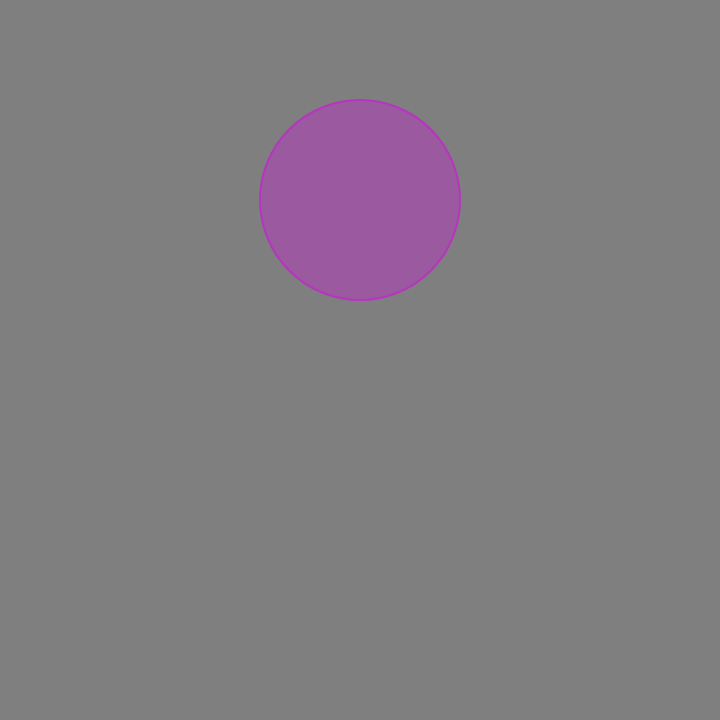
Frame 1 (no input)
Frame 60 (no input): identical to frame 1, image omitted
Frame 120 (the mouse pressed at the canvas centre since frame 60): identical to frame 1, image omitted

The p5.js sketch that drew this single still picture (run headless with seeded random() and noise() and a simulated clock; from frame 60 on, the mouse is pressed at the canvas centre):

// p5.js sketch
// ── sketch.js
/*
 * @name Interactivity 1
 * @frame 720,425
 * @description The circle changes color when you click on it.
 */

// for red, green, and blue color values
let r, g, b;

function setup() {
  createCanvas(720, 720);
  // Pick colors randomly
  r = random(255);
  g = random(255);
  b = random(255);
}

function draw() {
  background(127);
  // Draw a circle
  strokeWeight(2);
  stroke(r, g, b);
  fill(r, g, b, 127);
  ellipse(360, 200, 200, 200);
}

// When the user clicks the mouse
function mousePressed() {
  // Check if mouse is inside the circle
  let d = dist(mouseX, mouseY, 360, 200);
  if (d < 100) {
    // Pick new random color values
    r = random(255);
    g = random(255);
    b = random(255);
  }
}
